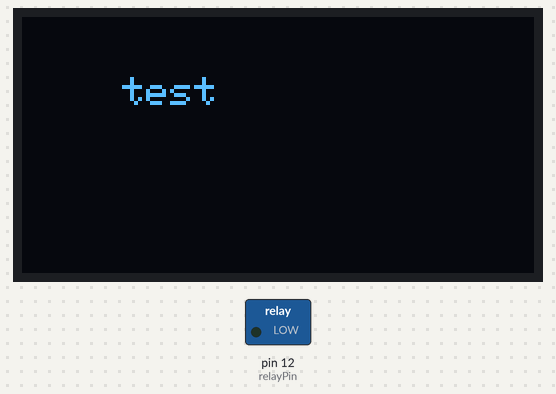
This sketch was run on a simulated Arduino Uno, built with avr-gcc and run on an emulated ATmega328P. Parts: 128×64 one-colour display, switched loads named in the sketch (green lamp = pin HIGH). The display library's start-up logo is not drawn.

Above: at 2.4 s.

The sketch:

OLED.ino
```cpp
#include <SPI.h>
#include <Wire.h>
#include <Adafruit_GFX.h>
#include <Adafruit_SH110X.h>

//Ammonia(NH3), Benzene(C6H6), Smoke, Alcohol and Carbon dioxide(CO2).


#define i2c_Address 0x3c

#define SCREEN_WIDTH 128 // OLED display width, in pixels
#define SCREEN_HEIGHT 64 // OLED display height, in pixels
#define OLED_RESET -1   //   QT-PY / XIAO
Adafruit_SH1106G display = Adafruit_SH1106G(SCREEN_WIDTH, SCREEN_HEIGHT, &Wire, OLED_RESET);


#define NUMFLAKES 10
#define XPOS 0
#define YPOS 1
#define DELTAY 2


#define LOGO16_GLCD_HEIGHT 16
#define LOGO16_GLCD_WIDTH  16

const int trigPin = 10;
const int echoPin = 11;
const int relayPin = 12;
long duration;
float distance;
float percentage;

void setup()   {
  pinMode(trigPin, OUTPUT); // Sets the trigPin as an Output
  pinMode(echoPin, INPUT); // Sets the echoPin as an Input
  pinMode(relayPin,OUTPUT);
  Serial.begin (9600);
  delay(250);
  display.begin(i2c_Address, 0x3C);

  display.display();
  delay(2000);
  display.clearDisplay();
  display.setTextColor(SH110X_WHITE);
  display.display();
}


void loop() {;
  display.setCursor(25,15);
  display.println("test");
  display.display();
}
```
